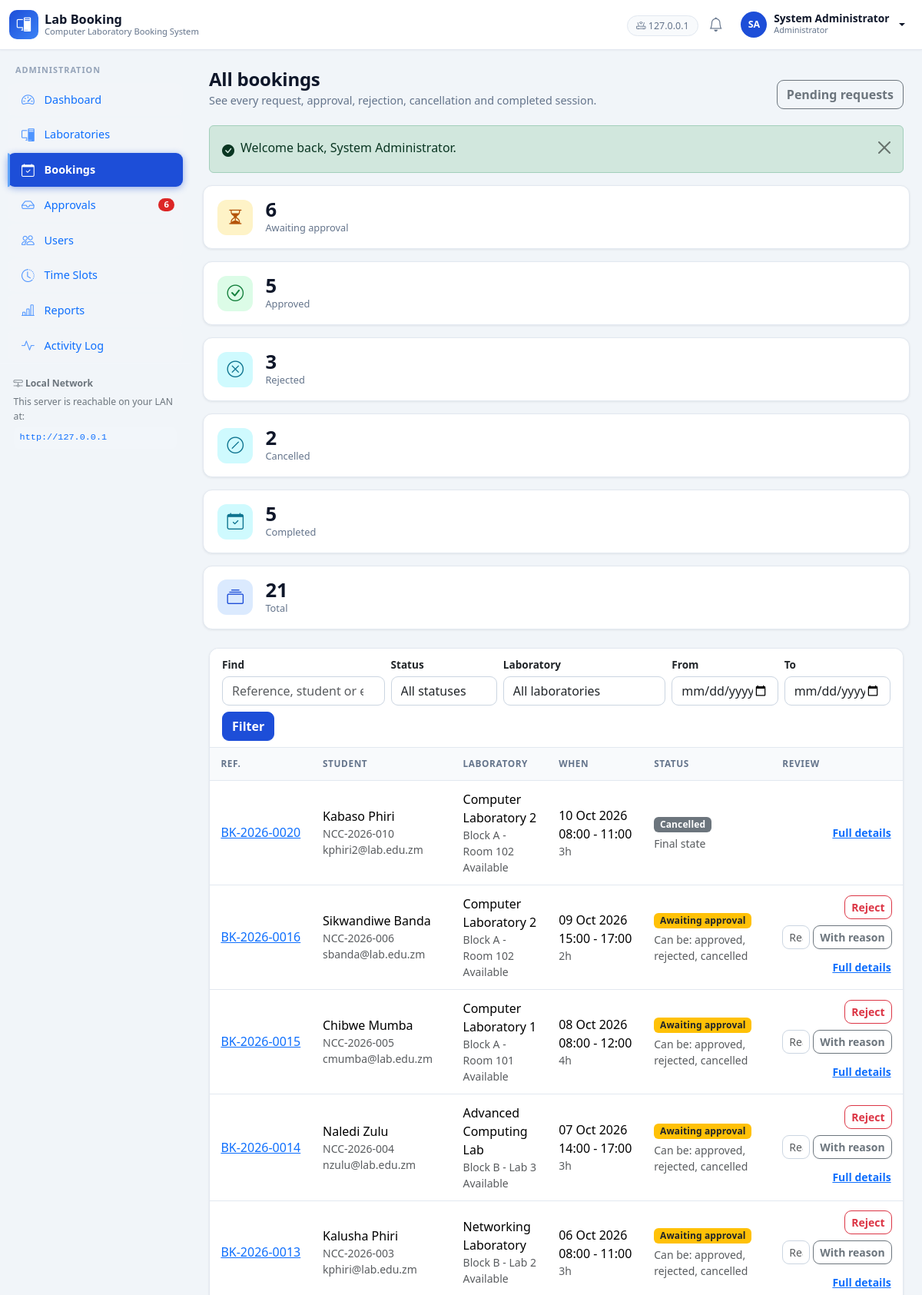
The app's page /admin/bookings.php (signed in, upper part) with its own data.
### tables this page shows
CREATE TABLE `users` (
  `id`            INT(11)      NOT NULL AUTO_INCREMENT,
  `name`          VARCHAR(120)  NOT NULL,
  `email`         VARCHAR(191)  NOT NULL,
  `password`      VARCHAR(255)  NOT NULL,
  `role`          ENUM('admin','user')   NOT NULL DEFAULT 'user',
  `status`        ENUM('active','inactive') NOT NULL DEFAULT 'active',
  `student_no`    VARCHAR(50)   DEFAULT NULL,
  `phone`         VARCHAR(30)   DEFAULT NULL,
   
   
   
   
   
  `avatar`        VARCHAR(191)  DEFAULT NULL,
  `last_login_at` DATETIME      DEFAULT NULL,
  `created_at`    DATETIME      NOT NULL DEFAULT CURRENT_TIMESTAMP,
  `updated_at`    DATETIME      NOT NULL DEFAULT CURRENT_TIMESTAMP ON UPDATE CURRENT_TIMESTAMP,
  PRIMARY KEY (`id`),
  UNIQUE KEY `uq_users_email` (`email`),
  UNIQUE KEY `uq_users_student_no` (`student_no`),
  KEY `idx_users_role_status` (`role`,`status`)
);

CREATE TABLE `bookings` (
  `id`            INT(11)     NOT NULL AUTO_INCREMENT,
  `booking_ref`   VARCHAR(20)  NOT NULL,
  `user_id`       INT(11)     NOT NULL,
  `laboratory_id` INT(11)     NOT NULL,
  `booking_date`  DATE         NOT NULL,
  `start_time`    TIME         NOT NULL,
  `end_time`      TIME         NOT NULL,
  `purpose`       VARCHAR(255) NOT NULL,
  `status`        ENUM('pending','approved','rejected','cancelled','completed')
                                NOT NULL DEFAULT 'pending',
  `reviewed_by`   INT(11)      DEFAULT NULL,
  `reviewed_at`   DATETIME     DEFAULT NULL,
  `admin_note`    VARCHAR(255) DEFAULT NULL,
  `created_at`    DATETIME     NOT NULL DEFAULT CURRENT_TIMESTAMP,
  `updated_at`    DATETIME     NOT NULL DEFAULT CURRENT_TIMESTAMP ON UPDATE CURRENT_TIMESTAMP,
  PRIMARY KEY (`id`),
  UNIQUE KEY `uq_bookings_ref` (`booking_ref`),
  KEY `idx_bookings_conflict` (`laboratory_id`,`booking_date`,`status`),
  KEY `idx_bookings_user` (`user_id`),
  KEY `idx_bookings_status` (`status`),
  KEY `idx_bookings_created` (`created_at`),
  CONSTRAINT `fk_bookings_user`
    FOREIGN KEY (`user_id`)       REFERENCES `users` (`id`)
    ON DELETE RESTRICT ON UPDATE CASCADE,
  CONSTRAINT `fk_bookings_laboratory`
    FOREIGN KEY (`laboratory_id`) REFERENCES `laboratories` (`id`)
    ON DELETE RESTRICT ON UPDATE CASCADE,
  CONSTRAINT `fk_bookings_reviewer`
    FOREIGN KEY (`reviewed_by`)   REFERENCES `users` (`id`)
    ON DELETE SET NULL ON UPDATE CASCADE
);

CREATE TABLE `laboratories` (
  `id`             INT(11)      NOT NULL AUTO_INCREMENT,
  `name`           VARCHAR(120)  NOT NULL,
  `location`       VARCHAR(120)  NOT NULL,
  `capacity`       INT(11)      NOT NULL DEFAULT 0,
  `computer_count` INT(11)      NOT NULL DEFAULT 0,
  `description`    TEXT          DEFAULT NULL,
  `status`         ENUM('available','maintenance','inactive') NOT NULL DEFAULT 'available',
  `created_at`     DATETIME      NOT NULL DEFAULT CURRENT_TIMESTAMP,
  `updated_at`     DATETIME      NOT NULL DEFAULT CURRENT_TIMESTAMP ON UPDATE CURRENT_TIMESTAMP,
  PRIMARY KEY (`id`),
  UNIQUE KEY `uq_laboratories_name` (`name`),
  KEY `idx_laboratories_status` (`status`)
);

### admin/bookings.php (the view, shortened to what the rows shown need)
<?php
require_admin();
$search = query('q', '');
$labFilter = query_int('lab', 0);
$statusFilter = query('status', '');
$dateFrom = query('from', '');
$dateTo = query('to', '');
$params = array();
$sql =
    'SELECT b.*, u.name AS user_name, u.email AS user_email, u.student_no,
            l.name AS lab_name, l.location, l.status AS lab_status
       FROM bookings b
       JOIN users u ON u.id = b.user_id
       JOIN laboratories l ON l.id = b.laboratory_id';
$sql .= ' ORDER BY b.booking_date DESC, b.start_time DESC, b.id DESC';
$bookings = db_all($sql, $params);
$today = booking_today();
layout_start(array('title' => 'All Bookings', 'active' => 'bookings'));
echo '<div class="card"><div class="card-header">';
echo '<form method="get" class="row g-2 align-items-end mb-0">';
echo '<div class="col-12 d-flex gap-2"><button class="btn btn-primary" type="submit">Filter</button>';
$filtered = ($search !== '' || $labFilter > 0 || $statusFilter !== '' || $dateFrom !== '' || $dateTo !== '');
echo '</div></form></div>';
if (empty($bookings)) {
    empty_state(
        'bi-calendar-x',
        $filtered ? 'No bookings match' : 'No bookings yet',
        $filtered
            ? 'No bookings match these filters. Try widening the range or a different status.'
            : 'Bookings will appear here once students begin making requests.'
    );
} else {
    echo '<div class="table-responsive"><table class="table align-middle">';
    echo '<thead><tr>'
       . '<th>Ref.</th><th>Student</th><th>Laboratory</th><th>When</th><th>Status</th><th>Review</th>'
       . '</tr></thead><tbody>';
    foreach ($bookings as $booking) {
        $isPast = $booking['booking_date'] < $today;
        $next = booking_next_statuses($booking['status']);
        $terminal = booking_is_terminal($booking['status']);
        echo '<tr>';
        echo '<td class="text-nowrap">';
        echo '<a href="' . e(url('admin/booking.php?id=' . (int) $booking['id'])) . '">'
           . e($booking['booking_ref']) . '</a>';
        echo '</td>';
        echo '<td>';
        echo '<div>' . e($booking['user_name']) . '</div>';
        echo '<div class="text-muted small">' . e($booking['student_no']) . '</div>';
        echo '<div class="text-muted small">' . e($booking['user_email']) . '</div>';
        echo '</td>';
        echo '<td>';
        echo '<div>' . e($booking['lab_name']) . '</div>';
        echo '<div class="text-muted small">' . e($booking['location']) . '</div>';
        echo '<div class="text-muted small">' . e(laboratory_status_label($booking['lab_status'])) . '</div>';
        echo '</td>';
        echo '<td class="text-nowrap">';
        echo '<div>' . e(format_date($booking['booking_date'])) . '</div>';
        echo '<div>' . e(format_range($booking['start_time'], $booking['end_time'])) . '</div>';
        echo '<div class="text-muted small">'
           . e(format_duration(duration_minutes($booking['start_time'], $booking['end_time']))) . '</div>';
        echo '</td>';
        echo '<td>';
        echo '<span class="badge ' . e(status_badge_class($booking['status'])) . '">'
           . e(booking_status_label($booking['status'])) . '</span>';
        if ($terminal) {
            echo '<div class="text-muted small mt-1">Final state</div>';
        } else {
            $parts = array();
            foreach ($next as $status) {
                $parts[] = strtolower(booking_status_label($status));
            }
            echo '<div class="text-muted small mt-1">Can be: '
               . ($parts === array() ? 'none' : implode(', ', $parts)) . '</div>';
        }
        echo '</td>';
        echo '<td class="text-nowrap">';
        echo '<div class="d-flex flex-column gap-2 align-items-end">';
        $canReject  = in_array('rejected', $next, true);
        $canCancel  = in_array('cancelled', $next, true) && !$isPast;
        if ($canReject) {
            echo '<form method="post" class="d-flex gap-1">';
            echo '<button class="btn btn-sm btn-outline-danger" type="submit" name="decision" value="reject"'
               . ' data-require-reason="Why are you rejecting this booking? This is shown to the student.">Reject</button>';
            echo '</form>';
        }
        if ($canReject || $canCancel) {
            echo '<form method="post" class="d-flex gap-1 align-items-center">';
            echo '<input class="form-control form-control-sm" type="text" name="note" maxlength="255"'
               . ' style="max-width:160px" placeholder="Reason (required to reject)">';
            echo '<button class="btn btn-sm btn-outline-secondary" type="submit" name="decision" value="'
               . ($canReject ? 'reject' : 'cancel') . '"'
               . ' data-require-reason="A reason is required for this decision. It is shown to the student.">With reason</button>';
            echo '</form>';
        }
        echo '<a class="btn btn-sm btn-link px-0" href="' . e(url('admin/booking.php?id=' . (int) $booking['id'])) . '">Full details</a>';
        echo '</div>';
        echo '</td>';
        echo '</tr>';
    }
    echo '</tbody></table></div>';
}
echo '</div>';

### includes/navbar.php (shortened to what the rows shown need)
<?php
$__user = current_user();
$__serverIp = isset($_SERVER['SERVER_ADDR']) ? $_SERVER['SERVER_ADDR'] : '';
?>
<nav class="navbar navbar-expand-lg app-navbar sticky-top">
  <div class="container-fluid">
    <div class="collapse navbar-collapse justify-content-end">
      <ul class="navbar-nav align-items-lg-center gap-lg-1">
        <?php if (!is_logged_in()): ?>
          <li class="nav-item">
            <a class="btn btn-sm btn-outline-primary" href="<?php echo e(url('auth/login.php')); ?>">Sign in</a>
          </li>
        <?php else: ?>
          <?php if ($__serverIp !== ''): ?>
          <li class="nav-item d-none d-xl-block">
            <span class="nav-server" title="Clients on the local network can reach this server here">
              <i class="bi bi-router"></i> <?php echo e($__serverIp); ?>
            </span>
          </li>
          <?php endif; ?>
          <li class="nav-item">
            <a class="nav-icon" href="<?php echo e(url(is_admin() ? 'admin/notifications.php' : 'user/notifications.php')); ?>"
               title="Notifications">
              <i class="bi bi-bell"></i>
            </a>
          </li>
          <li class="nav-item dropdown">
            <a class="nav-user dropdown-toggle" href="#" data-bs-toggle="dropdown" aria-expanded="false">
              <span class="avatar"><?php echo e(initials($__user['name'])); ?></span>
              <span class="d-none d-sm-inline">
                <strong><?php echo e($__user['name']); ?></strong>
                <small class="role-tag"><?php echo e($__user['role'] === 'admin' ? 'Administrator' : 'Student'); ?></small>
              </span>
            </a>
          </li>
        <?php endif; ?>
      </ul>
    </div>
  </div>
</nav>

### includes/sidebar.php (shortened to what the rows shown need)
<?php
$__active = isset($GLOBALS['__active']) ? $GLOBALS['__active'] : '';
$__isAdmin = is_admin();
if ($__isAdmin) {
    $__links = array(
        array('key' => 'dashboard',     'icon' => 'bi-speedometer2',   'label' => 'Dashboard',      'href' => 'admin/index.php'),
        array('key' => 'laboratories',  'icon' => 'bi-pc-display',     'label' => 'Laboratories',   'href' => 'admin/laboratories.php'),
        array('key' => 'bookings',      'icon' => 'bi-calendar-check',  'label' => 'Bookings',       'href' => 'admin/bookings.php'),
        array('key' => 'approvals',     'icon' => 'bi-inbox',           'label' => 'Approvals',      'href' => 'admin/approvals.php', 'badge' => 'pending'),
        array('key' => 'users',         'icon' => 'bi-people',          'label' => 'Users',          'href' => 'admin/users.php'),
        array('key' => 'slots',         'icon' => 'bi-clock-history',   'label' => 'Time Slots',     'href' => 'admin/time-slots.php'),
        array('key' => 'reports',       'icon' => 'bi-bar-chart-line',  'label' => 'Reports',        'href' => 'admin/reports.php'),
        array('key' => 'activity',      'icon' => 'bi-activity',        'label' => 'Activity Log',   'href' => 'admin/activity.php'),
    );
    $__section = 'Administration';
}
$__pendingCount = 0;
if ($__isAdmin) {
    try {
        $__pendingCount = (int) db_value("SELECT COUNT(*) FROM bookings WHERE status = 'pending'");
    } catch (Exception $e) {
        $__pendingCount = 0;
    }
}
?>
<aside class="app-sidebar offcanvas-lg offcanvas-start" tabindex="-1" id="appSidebar"
       aria-label="Main navigation">
  <div class="offcanvas-body d-lg-flex flex-column p-0">
    <div class="sidebar-section"><?php echo e($__section); ?></div>
    <nav class="sidebar-nav">
      <?php foreach ($__links as $__link):
          $__count = 0;
          if (isset($__link['badge']) && $__link['badge'] === 'pending') {
              $__count = $__pendingCount;
          }
      ?>
        <a class="sidebar-link text-primary<?php echo nav_active($__active, $__link['key']); ?>"
           href="<?php echo e(url($__link['href'])); ?>">
          <i class="bi <?php echo e($__link['icon']); ?>"></i>
          <span><?php echo e($__link['label']); ?></span>
          <?php if ($__count > 0): ?>
            <span class="sidebar-badge"><?php echo e($__count); ?></span>
          <?php endif; ?>
        </a>
      <?php endforeach; ?>
    </nav>
    <div class="sidebar-foot">
      <div class="sidebar-foot-title text-secondary"><i class="bi bi-hdd-network"></i> Local Network</div>
      <p class="mb-1 text-secondary">This server is reachable on your LAN at:</p>
      <code class="lan-url text-primary">http://<?php echo e(isset($_SERVER['SERVER_ADDR']) ? $_SERVER['SERVER_ADDR'] : 'SERVER_IP'); ?></code>
    </div>
  </div>
</aside>

### records on screen
users: name "SA", name "System Administrator", role "Administrator", role "ADMINISTRATION"
bookings: booking_ref "BK-2026-0020", user.name "Kabaso Phiri", user.student_no "NCC-2026-010", user.email "kphiri2@lab.edu.zm", laboratory.name "Computer Laboratory 2", laboratory.location "Block A - Room 102", laboratory.status "Available", booking_date "10 Oct 2026", start_time+end_time "08:00 - 11:00", start_time+end_time "3h", status "Cancelled", shows "Final state"
bookings: booking_ref "BK-2026-0016", user.name "Sikwandiwe Banda", user.student_no "NCC-2026-006", user.email "sbanda@lab.edu.zm", laboratory.name "Computer Laboratory 2", laboratory.location "Block A - Room 102", laboratory.status "Available", booking_date "09 Oct 2026", start_time+end_time "15:00 - 17:00", start_time+end_time "2h", status "Awaiting approval", parts "approved, rejected, cancelled"
bookings: booking_ref "BK-2026-0015", user.name "Chibwe Mumba", user.student_no "NCC-2026-005", user.email "cmumba@lab.edu.zm", laboratory.name "Computer Laboratory 1", laboratory.location "Block A - Room 101", laboratory.status "Available", booking_date "08 Oct 2026", start_time+end_time "08:00 - 12:00", start_time+end_time "4h", status "Awaiting approval", parts "approved, rejected, cancelled"
bookings: booking_ref "BK-2026-0014", user.name "Naledi Zulu", user.student_no "NCC-2026-004", user.email "nzulu@lab.edu.zm", laboratory.name "Advanced Computing Lab", laboratory.location "Block B - Lab 3", laboratory.status "Available", booking_date "07 Oct 2026", start_time+end_time "14:00 - 17:00", start_time+end_time "3h", status "Awaiting approval", parts "approved, rejected, cancelled"
bookings: booking_ref "BK-2026-0013", user.name "Kalusha Phiri", user.student_no "NCC-2026-003", user.email "kphiri@lab.edu.zm", laboratory.name "Networking Laboratory", laboratory.location "Block B - Lab 2", laboratory.status "Available", booking_date "06 Oct 2026", start_time+end_time "08:00 - 11:00", start_time+end_time "3h", status "Awaiting approval", parts "approved, rejected, cancelled"

### other values on screen
$__serverIp "127.0.0.1"
$__link['label'] "Dashboard"
$__link['label'] "Laboratories"
$__link['label'] "Bookings"
$__link['label'] "Approvals"
$__count "6"
$__link['label'] "Users"
$__link['label'] "Time Slots"
$__link['label'] "Reports"
$__link['label'] "Activity Log"
isset($_SERVER['SERVER_ADDR']) ? $_SERVER['SERVER_ADDR'] : 'SERVER_IP' "127.0.0.1"
$title "All bookings"
$subtitle "See every request, approval, rejection, cancellation and completed session."
$actions "Pending requests"
$flash['message'] "Welcome back, System Administrator."
